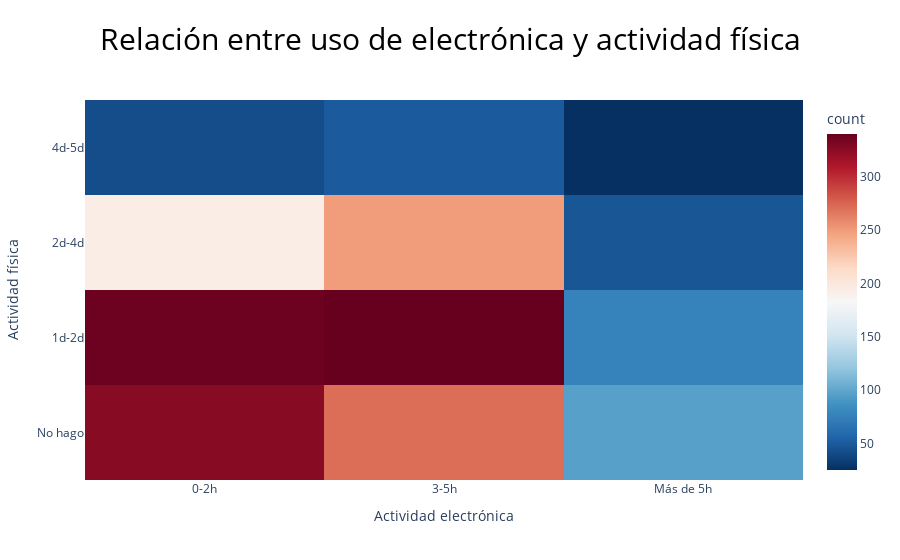

This figure's notebook cell:
### Code cell
fig = px.density_heatmap(obesidad_limpio, x='electronica', y='physical_activity',
                         title='Relación entre uso de electrónica y actividad física',
                         category_orders={"physical_activity":['4d-5d', '2d-4d', '1d-2d', 'No hago'],"electronica":['0-2h', '3-5h','Más de 5h']},
                         labels={'electronica': 'Actividad electrónica', 'physical_activity': 'Actividad física'},
                         color_continuous_scale='RdBu_r')
# Modificar el título
fig.update_layout(title_font=dict(size=30,color='black'),title_x=0.5 )

fig.show()

### Figure 1 — Plotly figure (JSON) as saved in the notebook; plotly's stock layout.template omitted (floating-point values rounded to 4 significant figures; data arrays with more than 128 entries replaced by an {"elided": "..."} marker saying what was removed)
{"data": [{"coloraxis": "coloraxis", "hovertemplate": "Actividad electrónica=%{x}<br>Actividad física=%{y}<br>count=%{z}<extra></extra>", "name": "", "type": "histogram2d", "x": {"elided": "2054 str values"}, "xaxis": "x", "xbingroup": "x", "y": {"elided": "2054 str values"}, "yaxis": "y", "ybingroup": "y"}], "layout": {"coloraxis": {"colorbar": {"title": {"text": "count"}}, "colorscale": [[0, "rgb(5,48,97)"], [0.1, "rgb(33,102,172)"], [0.2, "rgb(67,147,195)"], [0.3, "rgb(146,197,222)"], [0.4, "rgb(209,229,240)"], [0.5, "rgb(247,247,247)"], [0.6, "rgb(253,219,199)"], [0.7, "rgb(244,165,130)"], [0.8, "rgb(214,96,77)"], [0.9, "rgb(178,24,43)"], [1, "rgb(103,0,31)"]]}, "legend": {"tracegroupgap": 0}, "title": {"font": {"color": "black", "size": 30}, "text": "Relación entre uso de electrónica y actividad física", "x": 0.5}, "xaxis": {"anchor": "y", "categoryarray": ["0-2h", "3-5h", "Más de 5h"], "categoryorder": "array", "domain": [0, 1], "title": {"text": "Actividad electrónica"}}, "yaxis": {"anchor": "x", "categoryarray": ["No hago", "1d-2d", "2d-4d", "4d-5d"], "categoryorder": "array", "domain": [0, 1], "title": {"text": "Actividad física"}}}}
